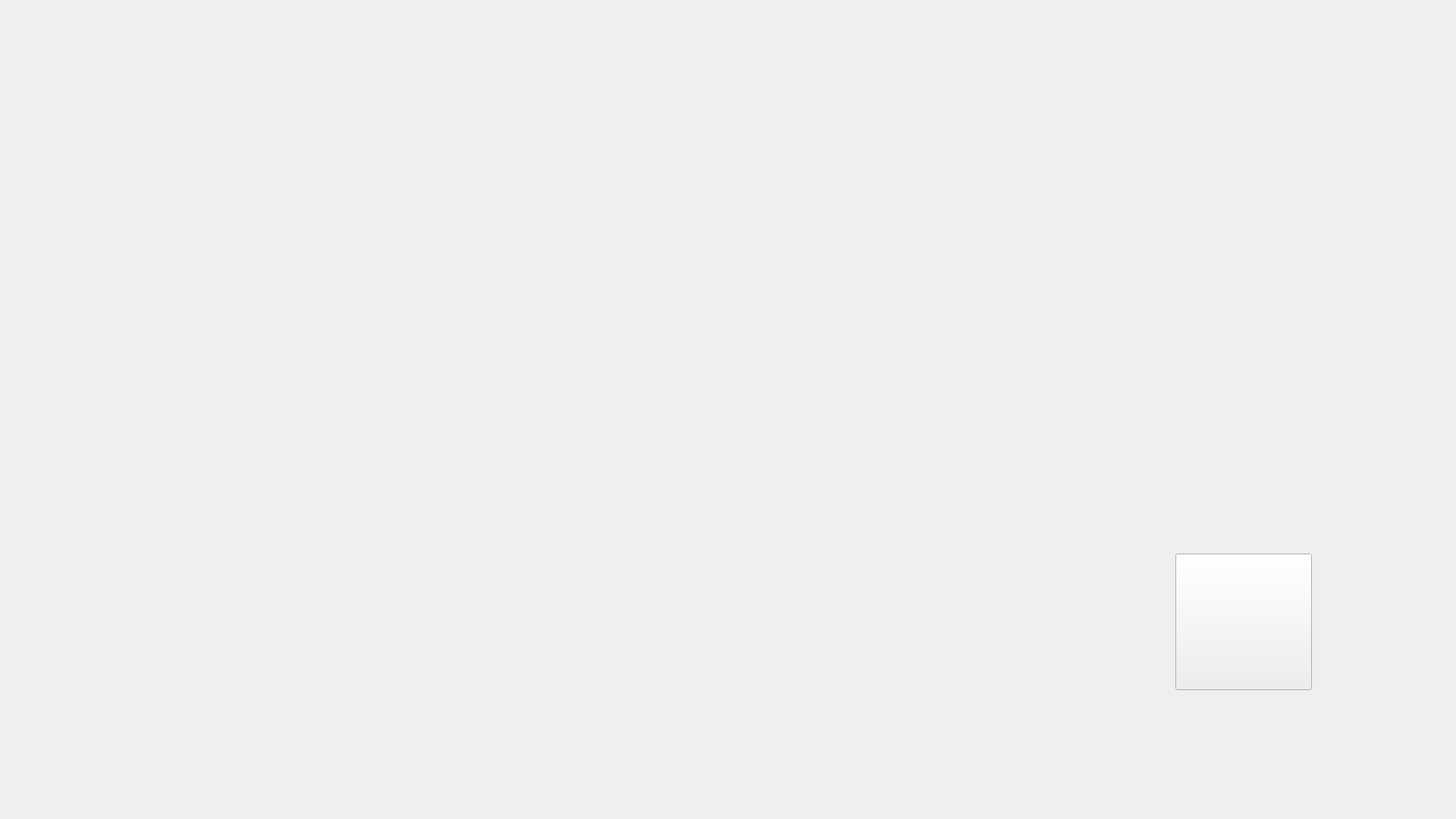
<?xml version="1.0" encoding="UTF-8"?>
<ui version="4.0">
 <class>Badminton_My_Home_Trainer</class>
 <widget class="QMainWindow" name="Badminton_My_Home_Trainer">
  <property name="geometry">
   <rect>
    <x>0</x>
    <y>0</y>
    <width>1920</width>
    <height>1080</height>
   </rect>
  </property>
  <property name="windowTitle">
   <string>Badminton_My_Home_Trainer</string>
  </property>
  <property name="styleSheet">
   <string notr="true">border-image: url(:/assets/screen.png);</string>
  </property>
  <widget class="QWidget" name="centralwidget">
   <widget class="QPushButton" name="play">
    <property name="geometry">
     <rect>
      <x>1550</x>
      <y>730</y>
      <width>180</width>
      <height>180</height>
     </rect>
    </property>
    <property name="layoutDirection">
     <enum>Qt::LeftToRight</enum>
    </property>
    <property name="styleSheet">
     <string notr="true">border-image: url(:/assets/playbutton.png);</string>
    </property>
    <property name="text">
     <string/>
    </property>
   </widget>
  </widget>
 </widget>
 <resources>
  <include location="picture.qrc"/>
 </resources>
 <connections/>
</ui>
